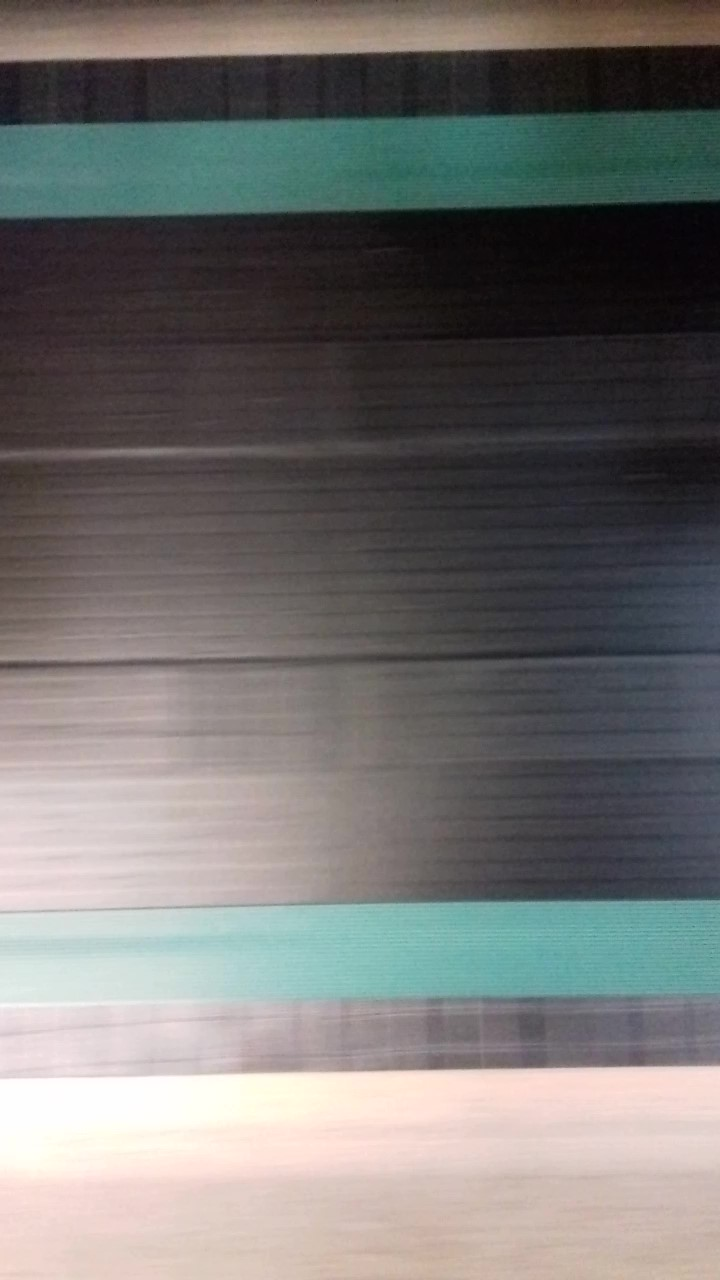
#> input picture images/tasma.jpg, 720 x 1280 px
$ python separate.py   (older library calls are emulated)
#> lines starting #> are read from the running program, lines starting #| are printed output that depends on the picture; after the words box and inside, x2 and y2 are one past the last pixel; in counts of white or black regions, pixels touching at a corner belong together
# import the necessary packages
import numpy as np
import cv2
import matplotlib.pyplot as plt
from skimage import img_as_float
from skimage.feature import canny
from skimage.color import rgb2grey
from skimage.transform import (probabilistic_hough_line)
from skimage import measure

def draw_images(img, ax, sigma=1):
    edges = canny(img, sigma)
    lines = probabilistic_hough_line(edges, line_length=100, line_gap=50)
    ax.imshow(edges * 0)
    ax.imshow(edges)
    for line in lines:
        p0, p1 = line
        ax.plot((p0[0], p1[0]), (p0[1], p1[1]))

def draw_contours(img, ax):
    contours = measure.find_contours(img, 0.34)
    for n, contour in enumerate(contours):
        ax.plot(contour[:, 1], contour[:, 0], linewidth=2)


# load the image
image = cv2.imread('images/tasma.jpg')
#> image is the input picture: shape (1280, 720, 3); mean B, G, R 112.7, 114.3, 115.5
hsv = cv2.cvtColor(image, cv2.COLOR_BGR2HSV)
#> hsv: shape (1280, 720, 3); mean H, S, V 70.8, 41.8, 123.3

rgb_start1 = [50, 50, 100]
rgb_end1 = [100, 250, 250]
rgb_start2 = [50, 100, 90]
rgb_end2 = [90, 130, 130]

rgb_start3 = [40,40,70]
rgb_end3 = [200,200,255]

# define the list of boundaries
boundaries = [
    #(rgb_start1, rgb_end1),
    #(rgb_start2, rgb_end2),
    #(rgb_start3, rgb_end3)

    #([40,40,70], [140,190,190]),
    #([40,40,70], [120,200,200]),

    # najlepsze ustawienie
    ([40,40,70], [100,210,210]),
]


fig, ax = plt.subplots(ncols=3, nrows=1, sharex=True, sharey=True)
image_in = img_as_float(image)
ax[0].imshow(image_in)
# loop over the boundaries
for (lower, upper) in boundaries:
    lower = np.array(lower, dtype="uint8")
    upper = np.array(upper, dtype="uint8")

    #mask = cv2.inRange(image, lower, upper)
    mask = cv2.inRange(hsv, lower, upper)
    output = cv2.bitwise_and(image, image, mask=mask)
    # [5 lines of commented-out code are left out]
    image_out = img_as_float(output)
    mask_out = img_as_float(mask)
    ax[1].imshow(image_out)
    ax[2].imshow(mask_out)
    draw_images(rgb2grey(mask_out), ax[2])
    draw_contours(rgb2grey(mask_out), ax[2])
    plt.tight_layout()
    plt.show()
#> this loop made 1 pass
#> contours in draw_contours on pass 1: 62 point arrays, longest 1604 points
#> pass 1, `mask = cv2.inRange(hsv, lower, upper)`:
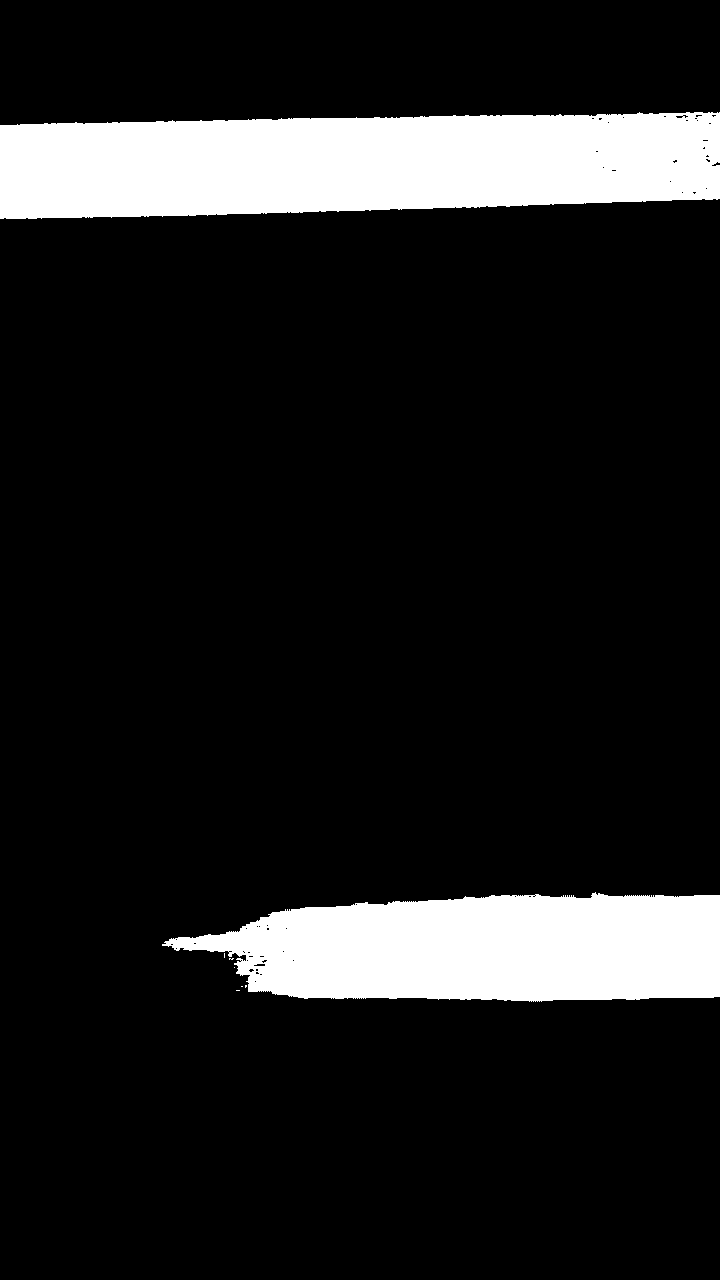
#> mask: shape (1280, 720); 12.4% white; 8 white regions (6 under 20 px), largest, box (x1, y1, x2, y2) and area: (0, 112, 720, 219) 66221, (162, 892, 720, 1002) 47745
#> pass 1, `output = cv2.bitwise_and(image, image, mask=mask)`:
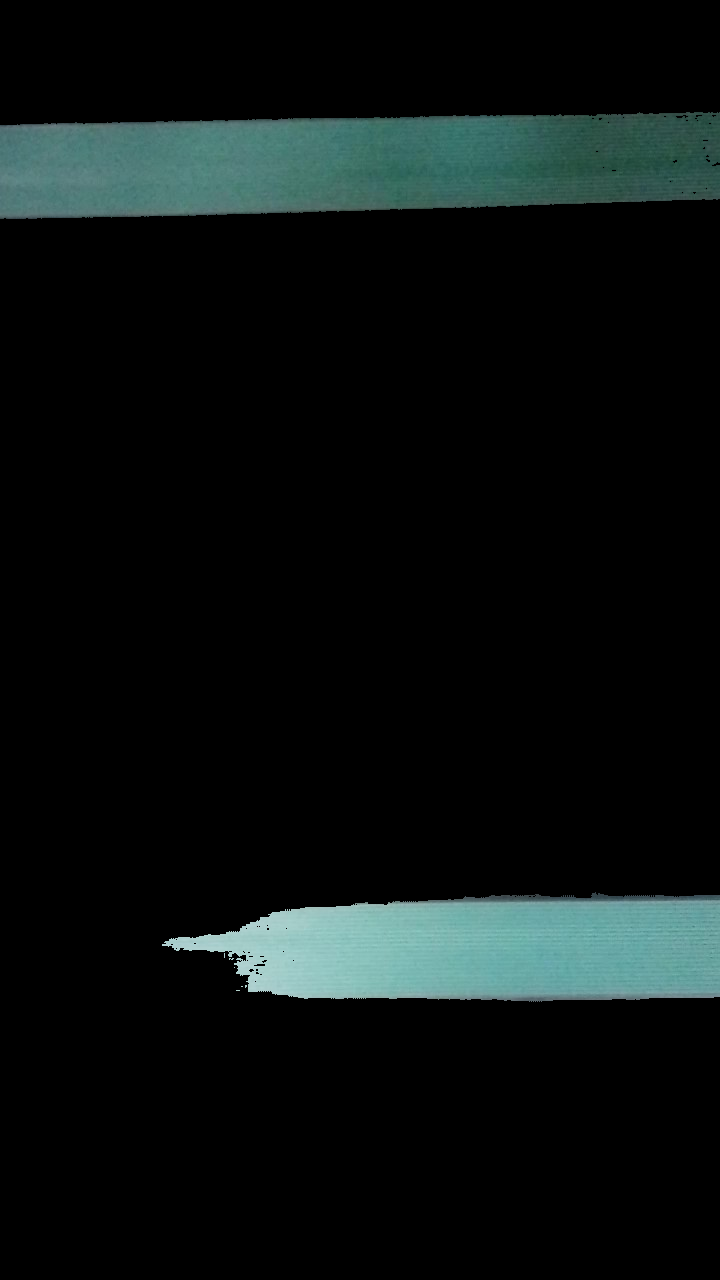
#> output: shape (1280, 720, 3); mean B, G, R 16.2, 16.9, 10.9
#> pass 1, `plt.show()`:
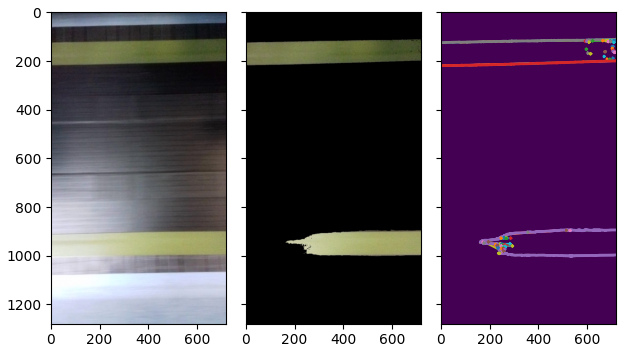
#> figure drawn by matplotlib, 3 panels; B, G, R data is drawn as R, G, B

$ run again, with images/window.jpg copied over images/tasma.jpg
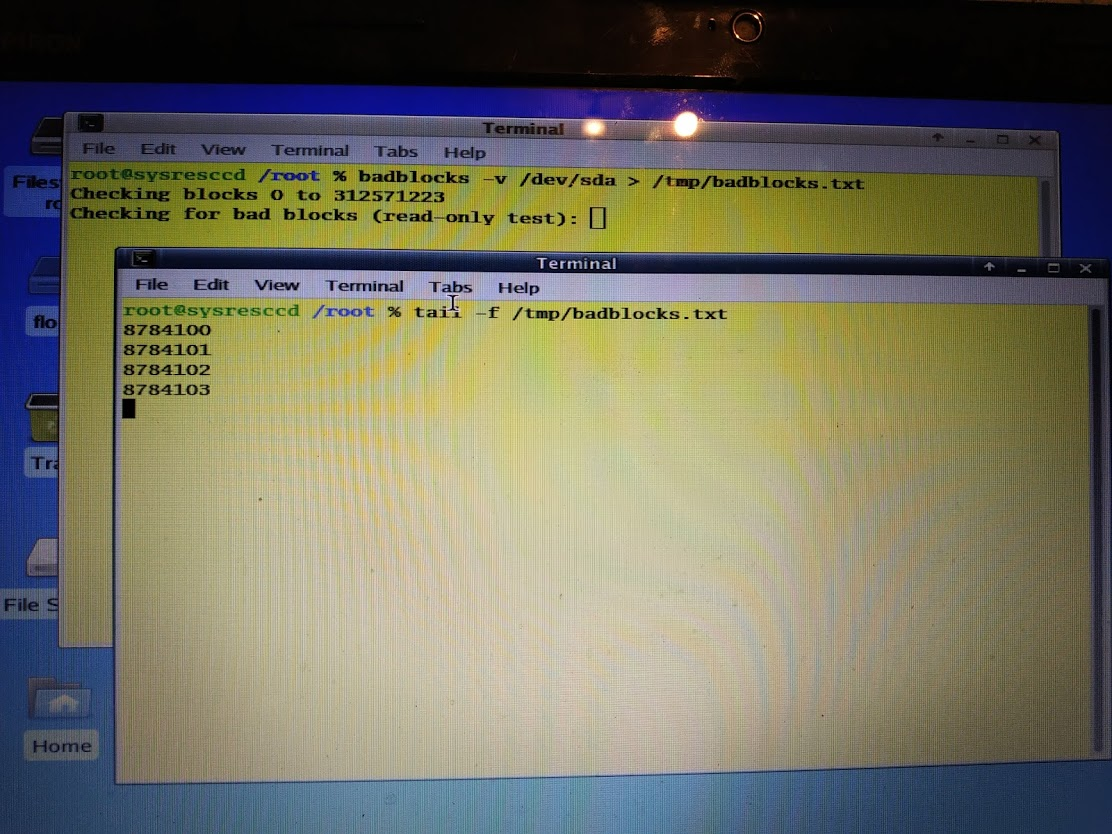
#> input picture images/window.jpg, 1112 x 834 px
#> image is the input picture: shape (834, 1112, 3); mean B, G, R 96.6, 114, 115.4
#> hsv: shape (834, 1112, 3); mean H, S, V 51.7, 104.2, 128.8
#> the loop `for (lower, upper) in boundaries:` made 1 pass
#> contours in draw_contours on pass 1: 221 point arrays, longest 188 points
#> pass 1, `mask = cv2.inRange(hsv, lower, upper)`:
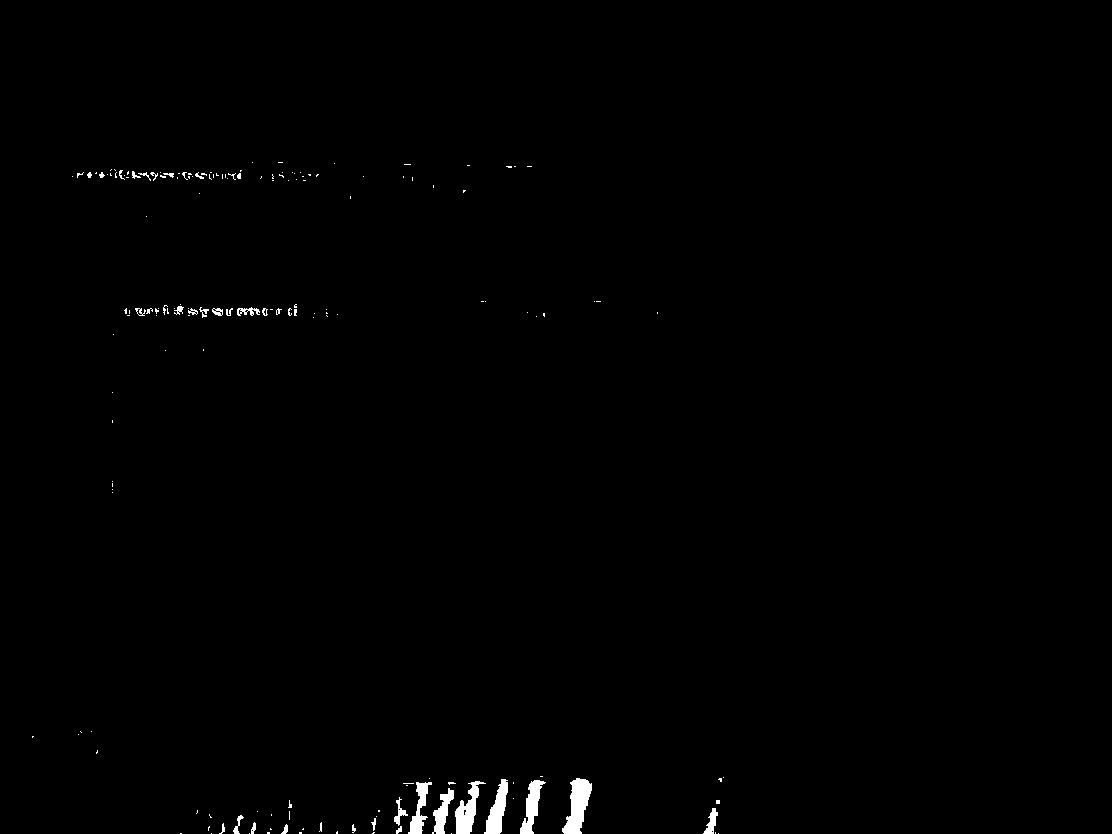
#> mask: shape (834, 1112); 0.62% white; 169 white regions (135 under 20 px), largest, box (x1, y1, x2, y2) and area: (562, 778, 592, 834) 954, (455, 781, 486, 834) 726, (484, 779, 508, 834) 680
#> pass 1, `plt.show()`:
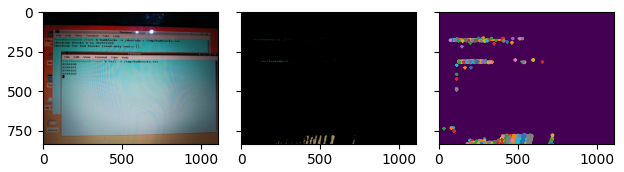
#> figure drawn by matplotlib, 3 panels; B, G, R data is drawn as R, G, B
